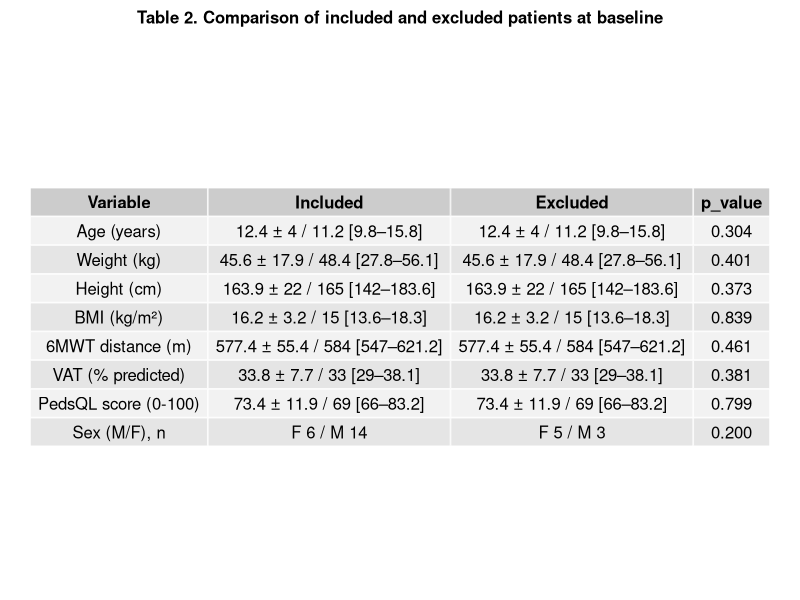

This chart was generated by the following R code: (Note: this script raises an error after producing the figure.)
## ---- chunk 1
knitr::opts_chunk$set(echo = TRUE, warning = FALSE, message = FALSE)
## ---- chunk 2
# Load package
library(readxl)

# Import datasets
included_data <- read_excel("data/data_clean.xlsx")
excluded_data <- read_excel("data/data_excluded.xlsx")

# Check structure
str(included_data)
str(excluded_data)
## ---- chunk 3

# Load packages
library(gridExtra)
library(grid)

# Functions

# Mean ± SD
mean_sd <- function(x) {
  paste0(
    round(mean(x, na.rm = TRUE), 1), " ± ",
    round(sd(x, na.rm = TRUE), 1)
  )
}

# Median [IQR]
median_iqr <- function(x) {
  paste0(
    round(median(x, na.rm = TRUE), 1), " [",
    round(quantile(x, 0.25, na.rm = TRUE), 1), "–",
    round(quantile(x, 0.75, na.rm = TRUE), 1), "]"
  )
}

# Variables

vars <- c("age", "weight_kg", "height_cm", "bmi_kg_cm2",
          "6minwt_distance_traveled_m_before","vat_before",
          "pedsql_totalself_before")

# p-values

p_values <- sapply(vars, function(var) {
  
  x <- included_data[[var]]
  y <- excluded_data[[var]]
  
  # Remove NA
  x <- x[!is.na(x)]
  y <- y[!is.na(y)]
  
  # Quantitative → Mann-Whitney
  test <- wilcox.test(x, y)
  
  return(round(test$p.value, 3))
})

# Build clean table

table_final <- data.frame(
  Variable = vars,
  Included = paste(
  sapply(included_data[vars], mean_sd),
  sapply(included_data[vars], median_iqr),
  sep = " / "
),

Excluded = paste(
  sapply(included_data[vars], mean_sd),
  sapply(included_data[vars], median_iqr),
  sep = " / "
),
  p_value = p_values
)

# Remove row names
rownames(table_final) <- NULL

# Rename variables 
table_final$Variable <- c(
  "Age (years)",
  "Weight (kg)",
  "Height (cm)",
  "BMI (kg/m²)",
  "6MWT distance (m)",
  "VAT (% predicted)",
  "PedsQL score (0-100)"
)

# Fisher test for sex 

fisher_test <- fisher.test(
  table(
    sexe = c(included_data$sexe, excluded_data$sexe),
    group = c(
      rep("Included", nrow(included_data)),
      rep("Excluded", nrow(excluded_data))
    )
  )
)

p_sexe <- round(fisher_test$p.value, 3)

# Counts
sexe_included <- table(included_data$sexe)
sexe_excluded <- table(excluded_data$sexe)

# Format (ex: M 12 / F 8)
sexe_included_txt <- paste(names(sexe_included), sexe_included, collapse = " / ")
sexe_excluded_txt <- paste(names(sexe_excluded), sexe_excluded, collapse = " / ")

# Add row to table
table_final <- rbind(
  table_final,
  data.frame(
    Variable = "Sex (M/F), n",
    Included = sexe_included_txt,
    Excluded = sexe_excluded_txt,
    p_value = p_sexe,
    stringsAsFactors = FALSE
  )
)

# Display table in RMarkdown
table_final

# Export to PDF

pdf("figures/Table_2_Comparison_Included_Excluded at baseline.pdf", width = 8, height = 7)

grid.arrange(
  textGrob(
    "Table 2. Comparison of included and excluded patients at baseline",
    gp = gpar(fontsize = 12, fontface = "bold")
  ),
  tableGrob(table_final, rows = NULL),
  ncol = 1,
  heights = c(0.3, 5) 
)
dev.off()
## ---- chunk 4

# Paired Wilcoxon test
wilcox_test <- wilcox.test(
  included_data$`6minwt_distance_traveled_m_after`,
  included_data$`6minwt_distance_traveled_m_before`,
  paired = TRUE,
  exact = TRUE
)
wilcox_test

# Viewing individual changes at a 6-minute walking distance

library(ggplot2)

# Create plot
p <- ggplot(included_data, aes(x = delta_6mwt)) +
  geom_histogram(bins = 10, fill = "lightgrey", color = "black") +
  geom_vline(xintercept = 0, linetype = "dashed", color = "red") +
  xlab("Change in 6-Minute Walk Distance (m)") +
  ylab("Number of patients") +
  ggtitle("Figure 3. Histogram of Individual Changes in the 6-Minute Walk Test") +
  theme_minimal()

# Display
p

# Save as PDF
ggsave(
  filename = "figures/Figure_3_Histogram_of_Individual_Changes_in_the_6-Minute_Walk_Test.pdf",
  plot = p,
  width = 6,
  height = 4
)
## ---- chunk 5
# Spearman correlation
cor_test <- cor.test(
  included_data$`6minwt_distance_traveled_m_after`,
  included_data$pedsql_totalself_after,
  method = "spearman"
)

cor_test

# Viewing
library(ggplot2)

# Create plot
p_corr <- ggplot(included_data, aes(
  x = `6minwt_distance_traveled_m_after`,
  y = pedsql_totalself_after
)) +
  geom_point() +
  geom_smooth(method = "lm", se = TRUE) +
  xlab("6-Minute Walk Distance (m)") +
  ylab("PedsQL Score (0–100)") +
  ggtitle("Figure 4. Correlation Between Functional Capacity and Quality of Life") +
  theme_minimal()

p_corr

# Export PDF
ggsave(
  "figures/Figure_4_Correlation_6MWT_PedsQL.pdf",
  plot = p_corr,
  width = 6,
  height = 4
)
